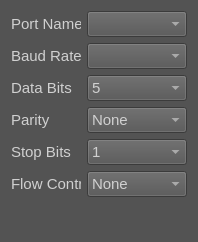
<?xml version="1.0" encoding="UTF-8"?>
<ui version="4.0">
 <class>RS232SettingsWidget</class>
 <widget class="QWidget" name="RS232SettingsWidget">
  <property name="geometry">
   <rect>
    <x>0</x>
    <y>0</y>
    <width>195</width>
    <height>242</height>
   </rect>
  </property>
  <property name="font">
   <font>
    <pointsize>11</pointsize>
   </font>
  </property>
  <property name="windowTitle">
   <string>Form</string>
  </property>
  <property name="styleSheet">
   <string notr="true">background-color: rgb(83, 83, 83);
color: rgb(208, 208, 208);</string>
  </property>
  <layout class="QVBoxLayout" name="verticalLayout">
   <item>
    <layout class="QHBoxLayout" name="horizontalLayout">
     <item>
      <widget class="QLabel" name="portNameLbl">
       <property name="maximumSize">
        <size>
         <width>70</width>
         <height>16777215</height>
        </size>
       </property>
       <property name="font">
        <font>
         <pointsize>11</pointsize>
        </font>
       </property>
       <property name="text">
        <string>Port Name</string>
       </property>
      </widget>
     </item>
     <item>
      <widget class="QComboBox" name="portNameComboBox">
       <property name="minimumSize">
        <size>
         <width>100</width>
         <height>0</height>
        </size>
       </property>
      </widget>
     </item>
    </layout>
   </item>
   <item>
    <layout class="QHBoxLayout" name="horizontalLayout_2">
     <item>
      <widget class="QLabel" name="baudRateLbl">
       <property name="maximumSize">
        <size>
         <width>70</width>
         <height>16777215</height>
        </size>
       </property>
       <property name="font">
        <font>
         <pointsize>11</pointsize>
        </font>
       </property>
       <property name="text">
        <string>Baud Rate</string>
       </property>
      </widget>
     </item>
     <item>
      <widget class="QComboBox" name="baudRateComboBox">
       <property name="minimumSize">
        <size>
         <width>100</width>
         <height>0</height>
        </size>
       </property>
      </widget>
     </item>
    </layout>
   </item>
   <item>
    <layout class="QHBoxLayout" name="horizontalLayout_3">
     <item>
      <widget class="QLabel" name="dataBitsLbl">
       <property name="maximumSize">
        <size>
         <width>70</width>
         <height>16777215</height>
        </size>
       </property>
       <property name="font">
        <font>
         <pointsize>11</pointsize>
        </font>
       </property>
       <property name="text">
        <string>Data Bits</string>
       </property>
      </widget>
     </item>
     <item>
      <widget class="QComboBox" name="dataBitsComboBox">
       <property name="minimumSize">
        <size>
         <width>100</width>
         <height>0</height>
        </size>
       </property>
       <item>
        <property name="text">
         <string>5</string>
        </property>
       </item>
       <item>
        <property name="text">
         <string>6</string>
        </property>
       </item>
       <item>
        <property name="text">
         <string>7</string>
        </property>
       </item>
       <item>
        <property name="text">
         <string>8</string>
        </property>
       </item>
      </widget>
     </item>
    </layout>
   </item>
   <item>
    <layout class="QHBoxLayout" name="horizontalLayout_4">
     <item>
      <widget class="QLabel" name="parityLbl">
       <property name="maximumSize">
        <size>
         <width>70</width>
         <height>16777215</height>
        </size>
       </property>
       <property name="font">
        <font>
         <pointsize>11</pointsize>
        </font>
       </property>
       <property name="text">
        <string>Parity</string>
       </property>
      </widget>
     </item>
     <item>
      <widget class="QComboBox" name="parityComboBox">
       <property name="minimumSize">
        <size>
         <width>100</width>
         <height>0</height>
        </size>
       </property>
       <item>
        <property name="text">
         <string>None</string>
        </property>
       </item>
       <item>
        <property name="text">
         <string>Even</string>
        </property>
       </item>
       <item>
        <property name="text">
         <string>Odd</string>
        </property>
       </item>
      </widget>
     </item>
    </layout>
   </item>
   <item>
    <layout class="QHBoxLayout" name="horizontalLayout_5">
     <item>
      <widget class="QLabel" name="stopBitsLbl">
       <property name="maximumSize">
        <size>
         <width>70</width>
         <height>16777215</height>
        </size>
       </property>
       <property name="font">
        <font>
         <pointsize>11</pointsize>
        </font>
       </property>
       <property name="text">
        <string>Stop Bits</string>
       </property>
      </widget>
     </item>
     <item>
      <widget class="QComboBox" name="stopBitsComboBox">
       <property name="minimumSize">
        <size>
         <width>100</width>
         <height>0</height>
        </size>
       </property>
       <item>
        <property name="text">
         <string>1</string>
        </property>
       </item>
       <item>
        <property name="text">
         <string>1.5</string>
        </property>
       </item>
       <item>
        <property name="text">
         <string>2</string>
        </property>
       </item>
      </widget>
     </item>
    </layout>
   </item>
   <item>
    <layout class="QHBoxLayout" name="horizontalLayout_6">
     <item>
      <widget class="QLabel" name="flowControlLbl">
       <property name="maximumSize">
        <size>
         <width>70</width>
         <height>16777215</height>
        </size>
       </property>
       <property name="font">
        <font>
         <pointsize>11</pointsize>
        </font>
       </property>
       <property name="text">
        <string>Flow Control</string>
       </property>
      </widget>
     </item>
     <item>
      <widget class="QComboBox" name="flowControlComboBox">
       <property name="minimumSize">
        <size>
         <width>100</width>
         <height>0</height>
        </size>
       </property>
       <item>
        <property name="text">
         <string>None</string>
        </property>
       </item>
       <item>
        <property name="text">
         <string>RTS/CTS</string>
        </property>
       </item>
       <item>
        <property name="text">
         <string>XON/XOFF</string>
        </property>
       </item>
      </widget>
     </item>
    </layout>
   </item>
   <item>
    <spacer name="verticalSpacer">
     <property name="orientation">
      <enum>Qt::Vertical</enum>
     </property>
     <property name="sizeHint" stdset="0">
      <size>
       <width>20</width>
       <height>40</height>
      </size>
     </property>
    </spacer>
   </item>
  </layout>
 </widget>
 <resources/>
 <connections/>
</ui>
